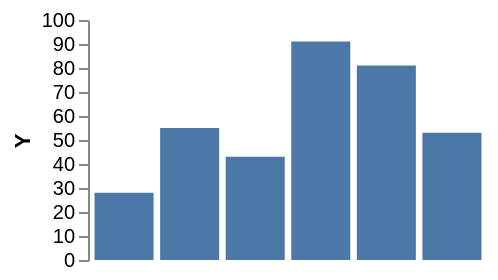

Write a Vega-Lite specification for this figure.
### Vega specification from a JSON file in a GitHub repository (floating-point values rounded to 4 significant figures)
{"width": 200, "height": 120, "padding": 5, "data": [{"name": "t", "values": [{"a": "Alpha", "b": 28, "c": "x", "d": 1}, {"a": "Bravo", "b": 55, "c": "y", "d": 2}, {"a": "Charlie", "b": 43, "c": "x", "d": 3}, {"a": "Delta", "b": 91, "c": "z", "d": 4}, {"a": "Echo", "b": 81, "c": "y", "d": 5}, {"a": "Foxtrot", "b": 53, "c": "z", "d": 6}]}], "scales": [{"name": "x", "type": "band", "domain": {"data": "t", "field": "a"}, "range": "width", "padding": 0.1}, {"name": "y", "type": "linear", "domain": {"data": "t", "field": "b"}, "range": "height", "nice": true}, {"name": "color", "type": "ordinal", "domain": {"data": "t", "field": "c"}, "range": {"scheme": "category10"}}, {"name": "ramp", "type": "linear", "domain": {"data": "t", "field": "d"}, "range": {"scheme": "blues"}}, {"name": "size", "type": "linear", "domain": {"data": "t", "field": "b"}, "range": [10, 200]}, {"name": "shape", "type": "ordinal", "domain": {"data": "t", "field": "c"}, "range": "symbol"}, {"name": "quant", "type": "quantize", "domain": [0, 100], "range": {"scheme": "greens", "count": 4}}], "marks": [{"type": "group", "clip": true, "encode": {"enter": {"width": {"signal": "width"}, "height": {"signal": "height"}}}, "marks": [{"type": "rect", "from": {"data": "t"}, "encode": {"enter": {"x": {"scale": "x", "field": "a"}, "width": {"scale": "x", "band": 1}, "y": {"scale": "y", "field": "b"}, "y2": {"scale": "y", "value": 0}}}}]}], "autosize": {"type": "pad", "contains": "content"}, "axes": [{"orient": "left", "scale": "y", "title": "Y"}]}
